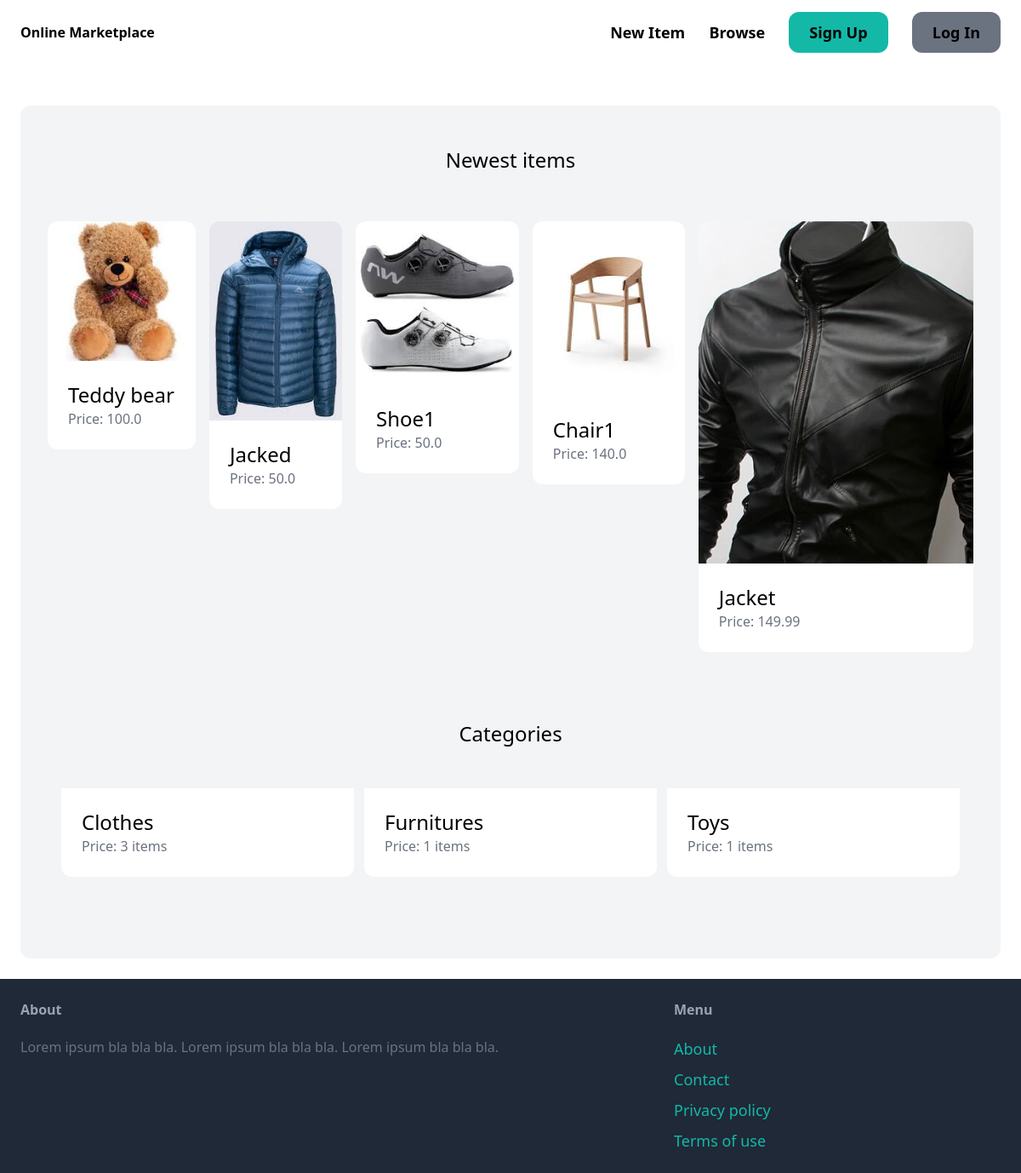
The page / on the database its author committed.
### item/models.py (models this page shows, shortened)
class Item(models.Model):
    category = models.ForeignKey(Category, related_name='items', on_delete=models.CASCADE)
    name = models.CharField(max_length=255)
    description = models.TextField(blank=True, null=True)
    price = models.FloatField()
    image = models.ImageField(upload_to='item_images', blank=True, null=True)
    is_sold = models.BooleanField(default=False)
    created_by = models.ForeignKey(User, related_name='items', on_delete=models.CASCADE)
    created_at = models.DateTimeField(auto_now_add=True)

class Category(models.Model):
    name = models.CharField(max_length=255)
    class Meta:
        ordering = ('name', )
        verbose_name_plural = 'Categories'

### core/views.py (the view)
# urls.py: path('', views.index, name='index'),
def index(request):
    items = Item.objects.filter(is_sold=False)[0:6 ]
    categories = Category.objects.all()
    return render(request, 'core/index.html', {
        'items': items,
        'categories': categories
    })

### core/templates/core/index.html (shortened to what this page needs)
{% extends "core/base.html" %}
{% block content %}
    <div class="mt-6 px-6 py-12 bg-gray-100 rounded-xl">
        <h2 class="mb-12 text-2xl text-center">Newest items</h2>
        <div class="flex">
            {% for item in items %}
                <div class="px-2 py-2">
                    <a href="{% url 'item:detail' item.id %}">
                        <div>
                            {% if item.image %}
                                <img src="{{ item.image.url }}" class="rounded-t-xl">
                            {% endif %}
                        </div>
                        <div class="p-6 bg-white rounded-b-xl">
                            <h2 class="text-2xl">{{ item.name }}</h2>
                            <p class="text-gray-500">Price: {{ item.price }}</p>
                        </div>
                    </a>
                </div>
            {% endfor %}
        </div>
        <div class="mt-6 px-6 py-12 bg-gray-100 rounded-xl">
            <h2 class="mb-12 text-2xl text-center">Categories</h2>
            <div class="grid grid-cols-3 gap-3">
                {% for category in categories %}
                    <div>
                        <a href="#">
                            <div class="p-6 bg-white rounded-b-xl">
                                <h2 class="text-2xl">{{ category.name }}</h2>
                                <p class="text-gray-500">Price: {{ category.items.count }} items</p>
                            </div>
                        </a>
                    </div>
                {% endfor %}
            </div>
        </div>
    </div>
{% endblock %}

### core/templates/core/base.html (shortened to what this page needs)
<!DOCTYPE html>
<html>
    <head>
        <script src="https://cdn.tailwindcss.com"></script>
    </head>
    <body>
        <nav class="px-6 py-6 flex justify-between items-center borde-b border-gray-200">
            <a href="/" class="class-xl font-semibold">Online Marketplace</a>
            <div class="space-x-6">
                <a href="{% url 'item:new' %}" class="text-lg font-semibold hover:text-gray500">New Item</a>
                <a href="{% url 'item:items' %}" class="text-lg font-semibold hover:text-gray500">Browse</a>
                {% if request.user.is_authenticated %}
                    <a href="{% url 'conversation:inbox' %}" class="px-6 py-3 text-lg font-semibold bg-teal-500 rounded-xl hover:bg-teal-700">Inbox</a>
                    <a href="{% url 'dashboard:index' %}" class="px-6 py-3 text-lg font-semibold bg-gray-500 rounded-xl hover:bg-gray-700">Dashboard</a>
                {% else %}
                    <a href="{% url 'core:signup' %}" class="px-6 py-3 text-lg font-semibold bg-teal-500 rounded-xl hover:bg-teal-700">Sign Up</a>
                    <a href="{% url 'core:login' %}" class="px-6 py-3 text-lg font-semibold bg-gray-500 rounded-xl hover:bg-gray-700">Log In</a>
                {% endif %}
            </div>
        </nav>
        <div class="px-6 py-6">
            {% block content %}
            {% endblock %}
        </div>
        <footer class="py-6 px-6 flex justify-between bg-gray-800">
            <div class="w-2/3 pr-10">
                <h3 class="mb-5 font-semibold text-gray-400">About</h3>
                <p class="test-lg text-gray-500">
                    Lorem ipsum bla bla bla. Lorem ipsum bla bla bla. Lorem ipsum bla bla bla.
                </p>
            </div>
            <div class="w-1/3">
                <h3 class="mb-5 font-semibold text-gray-400">Menu</h3>
                <ul class="space-y-2">
                    <li><a href="#" class="text-lg text-teal-500 hover:text-teal-500">About</a></li>
                    <li><a href="{% url 'core:contact' %}" class="text-lg text-teal-500 hover:text-teal-500">Contact</a></li>
                    <li><a href="#" class="text-lg text-teal-500 hover:text-teal-500">Privacy policy</a></li>
                    <li><a href="#" class="text-lg text-teal-500 hover:text-teal-500">Terms of use</a></li>
                </ul>
            </div>
        </footer>
    </body>
</html>

### rows shown on the page
Item: image (picture), name "Teddy bear", price "100.0"
Item: image (picture), name "Jacked", price "50.0"
Item: image (picture), name "Shoe1", price "50.0"
Item: image (picture), name "Chair1", price "140.0"
Item: image (picture), name "Jacket", price "149.99"
Category: name "Clothes", items.count "3"
Category: name "Furnitures", items.count "1"
Category: name "Toys", items.count "1"
